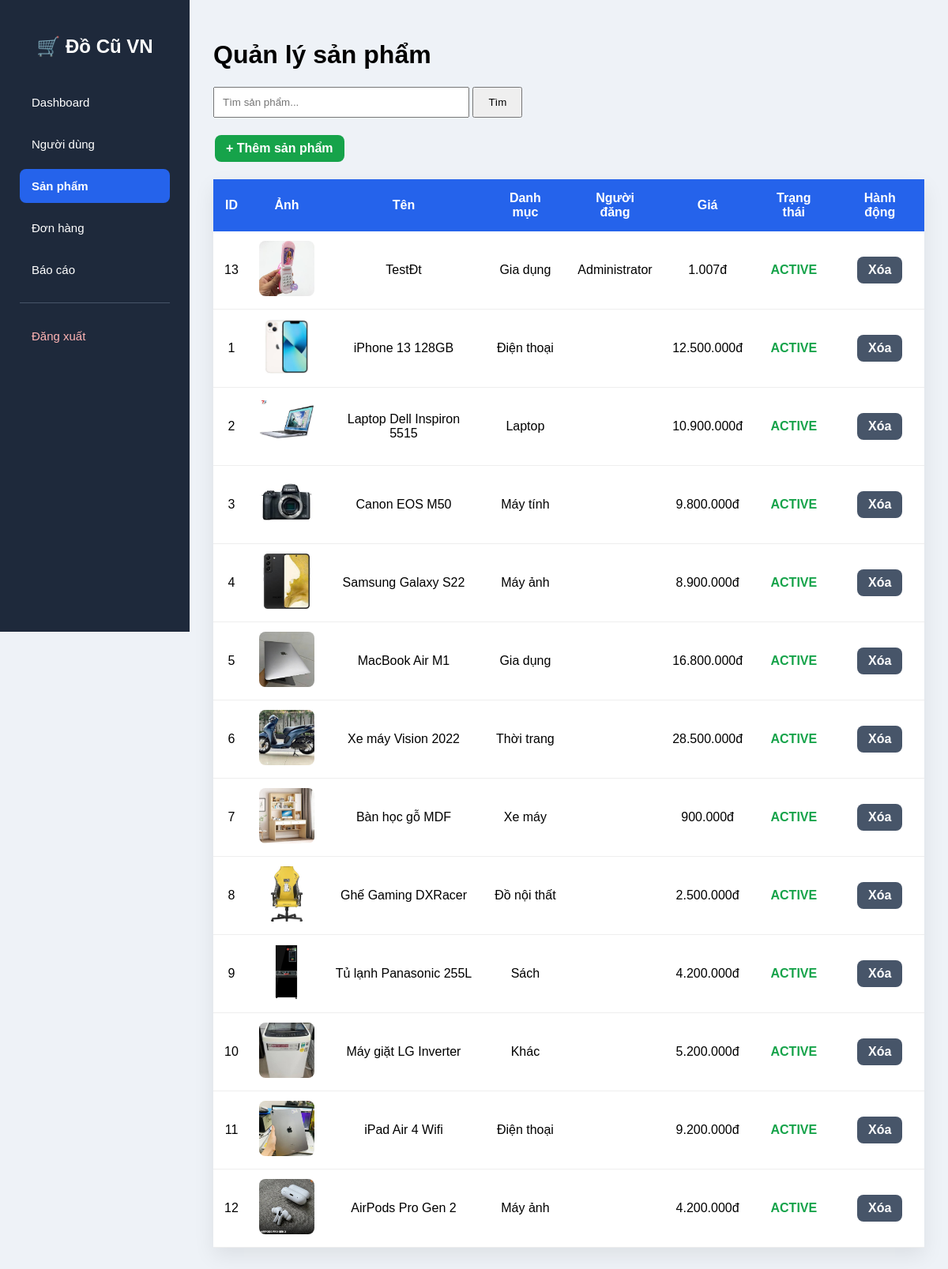
Page /admin/products.php on the earlier database version.
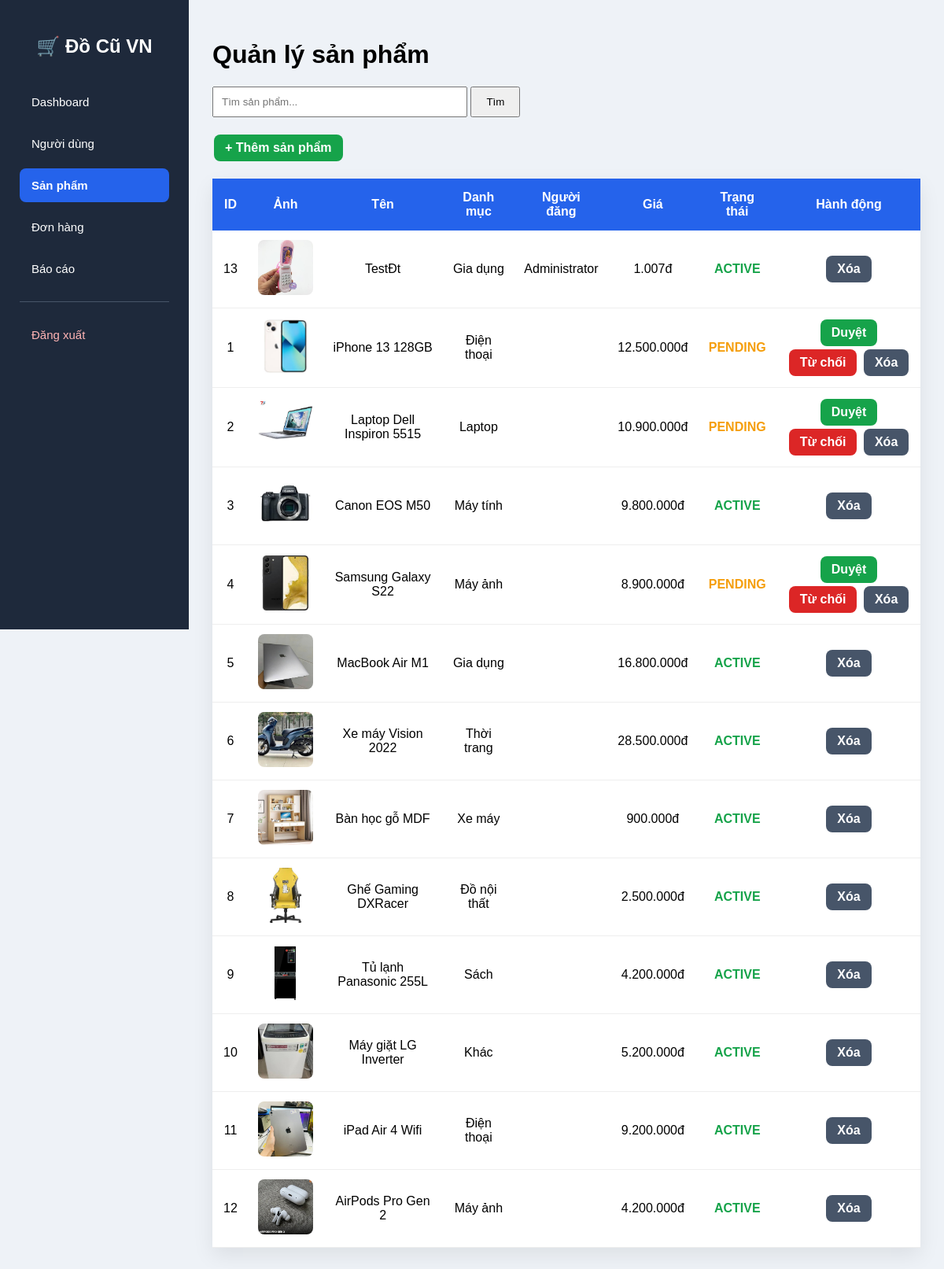
Same page on the later database version.
### tables this page shows
CREATE TABLE `products` (
  `id` int(11) NOT NULL,
  `user_id` int(11) NOT NULL,
  `category_id` int(11) NOT NULL,
  `title` varchar(255) NOT NULL,
  `description` text DEFAULT NULL,
  `price` decimal(12,2) NOT NULL,
  `image` varchar(255) DEFAULT NULL,
  `condition_item` enum('new','like_new','good','fair') DEFAULT 'good',
  `location` varchar(255) DEFAULT NULL,
  `views` int(11) DEFAULT 0,
  `status` enum('pending','active','sold','hidden','rejected') DEFAULT 'pending',
  `created_at` timestamp NOT NULL DEFAULT current_timestamp(),
  `updated_at` timestamp NOT NULL DEFAULT current_timestamp() ON UPDATE current_timestamp()
);

CREATE TABLE `categories` (
  `id` int(11) NOT NULL,
  `name` varchar(100) NOT NULL,
  `description` text DEFAULT NULL,
  `icon` varchar(100) DEFAULT NULL,
  `status` tinyint(4) DEFAULT 1
);

### admin/products.php (the view, shortened to what this page needs)
<?php
require_once "../config/db.php";
$keyword = trim($_GET["keyword"] ?? "");
if ($keyword != "") {
    $stmt = $conn->prepare("
        SELECT
            p.*,
            c.name category_name,
            u.fullname seller_name
        FROM products p
        LEFT JOIN categories c ON p.category_id=c.id
        LEFT JOIN users u ON p.user_id=u.id
        WHERE p.title LIKE ?
        ORDER BY p.created_at DESC
    ");
    $like="%".$keyword."%";
    $stmt->bind_param("s",$like);
    $stmt->execute();
    $result=$stmt->get_result();
}else{
    $result=$conn->query("
        SELECT
            p.*,
            c.name category_name,
            u.fullname seller_name
        FROM products p
        LEFT JOIN categories c ON p.category_id=c.id
        LEFT JOIN users u ON p.user_id=u.id
        ORDER BY p.created_at DESC
    ");
}
?>
<!DOCTYPE html>
    <html lang="vi">
    <head>
        <link rel="stylesheet" href="../assets/css/admin.css">
</head>
<body>
    <div class="wrapper">
        <?php include "sidebar.php"; ?>
    <div class="content">
        <h1>Quản lý sản phẩm</h1>
    <div class="container">
    <form method="GET" style="margin-bottom:20px">
    <input
    type="text"
    name="keyword"
    placeholder="Tìm sản phẩm..."
    value="<?= htmlspecialchars($keyword) ?>"
    style="padding:10px;width:300px;">
    <button style="padding:10px 18px">
    Tìm
    </button>
</form>
<div style="margin:20px 0;">
    <a href="../add-product.html" class="btn green">
        + Thêm sản phẩm
    </a>
</div>
<table>
<tr>
    <th>ID</th>
    <th>Ảnh</th>
    <th>Tên</th>
    <th>Danh mục</th>
    <th>Người đăng</th>
    <th>Giá</th>
    <th>Trạng thái</th>
    <th>Hành động</th>
    </tr>
    <?php while($p=$result->fetch_assoc()){ ?>
    <tr>
        <td><?= $p["id"] ?></td>
        <td>
        <img src="../<?= htmlspecialchars($p["image"]) ?>">
        </td>
        <td><?= htmlspecialchars($p["title"]) ?></td>
        <td><?= htmlspecialchars($p["category_name"]) ?></td>
        <td><?= htmlspecialchars($p["seller_name"]) ?></td>
        <td><?= number_format($p["price"],0,",",".") ?>đ</td>
        <td>
        <span class="<?= $p["status"] ?>">
        <?= strtoupper($p["status"]) ?>
        </span>
        </td>
        <td>
        <?php if($p["status"]=="pending"){ ?>
        <a
        class="btn green"
        href="../api/admin/approve.php?id=<?= $p["id"] ?>">
        Duyệt
        </a>
        <a
        class="btn red"
        href="../api/admin/reject.php?id=<?= $p["id"] ?>">
        Từ chối
        </a>
<?php } ?>
    <a
        class="btn gray"
        onclick="return confirm('Xóa sản phẩm?')"
        href="../api/admin/delete-product.php?id=<?= $p["id"] ?>">
        Xóa
    </a>
        </td>
        </tr>
        <?php } ?>
        </table>
        </div>
    </div>
    </div>
</body>
</html>

Differences in the rows shown:
changed products "iPhone 13 128GB": status "ACTIVE" → "PENDING"; now shows "Duyệt Từ chối"
changed products "Laptop Dell Inspiron 5515": status "ACTIVE" → "PENDING"; now shows "Duyệt Từ chối"
changed products "Samsung Galaxy S22": status "ACTIVE" → "PENDING"; now shows "Duyệt Từ chối"
